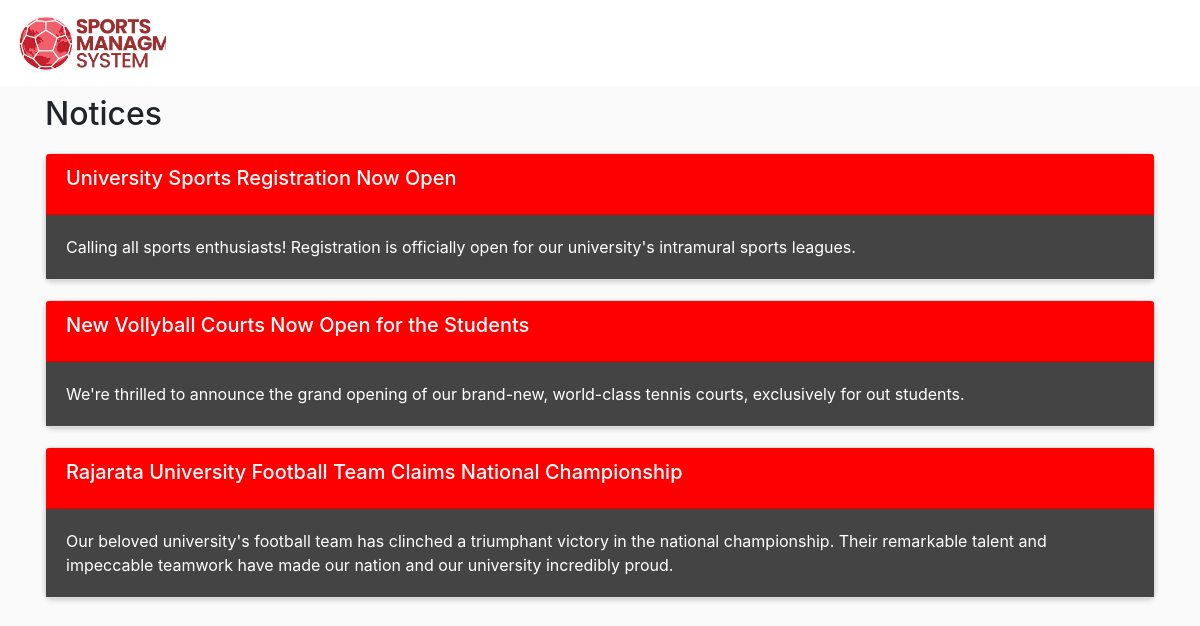
Screenshot of /Update/Sports/notices.php with the database file from the repository.
### tables this page shows
CREATE TABLE `news` (
  `id` int(11) NOT NULL,
  `important` tinyint(1) DEFAULT NULL,
  `newsTitle` text DEFAULT NULL,
  `newsBody` longtext DEFAULT NULL
);

### Update/Sports/notices.php (the view, shortened to what this page needs)
<!DOCTYPE html>
<html>
<head>
    <link rel="stylesheet" href="assets/css/style.css">
    <link rel="stylesheet" href="https://cdn.jsdelivr.net/npm/bootstrap@4.6.2/dist/css/bootstrap.min.css">
</head>
<body>
    <header>
        <nav class="navbar navbar-expand-md navbar-light">
            <a class="navbar-brand" href="index.php">
                <div class="logo"></div>
            </a>
        </nav>
    </header>
    <div class="container-fluid">
        <div class="container">
            <h2 >Notices</h2>
            <?php
            include 'db_config.php';
            $noticesQuery = "SELECT newsTitle, newsBody FROM news";
            $noticesResult = $conn->query($noticesQuery);
            while ($notice = $noticesResult->fetch_assoc()) {
                echo '<div class="card notice-card">';
                echo '<div class="card-header">';
                echo '<h5 class="card-title">' . $notice['newsTitle'] . '</h5>';
                echo '</div>';
                echo '<div class="card-body">';
                echo '<p class="card-text">' . $notice['newsBody'] . '</p>';
                echo '</div>';
                echo '</div>';
            }
            ?>
        </div>
    </div>
</body>
</html>

### Update/Sports/assets/css/style.css (style rules this page uses)
:root { --primary-bg-color: #db3725; --primary-title-color: #fed81b; --primary-text-color: #db3725; --slider-title-color: #fed81b; --slider-bg-color: #fed81b; }
html, body { margin: 0; padding: 0; border: none; box-sizing: border-box; font-family: "Open-sans", sans-serif; }
nav { margin: 0 auto; max-width: 1400px; }
header { background-color: #ffffff; }
.logo { width: 150px; height: 60px; background: url("../img/logo.jpg"); background-size: cover; }

### Update/Sports/notices.php (style rules this page uses)
.notice-card { margin: 20px 0; border: 1px solid #ddd; border-radius: 8px; box-shadow: 0 2px 5px rgba(0, 0, 0, 0.2); transition: transform 0.2s; }
.card-header { background-color: red; }
.card-title { color: #fff; }
.card-body { color: #fff; background-color: #444; }
.container-fluid { background-color: #fafafa; padding-bottom: 20px; padding-top: 20px; position: absolute; top:75px; bottom: 0; z-index: -99; }

### rows the page displays
news: newsTitle "University Sports Registration Now Open", newsBody "Calling all sports enthusiasts! Registration is officially open for our university's intramural sports leagues."
news: newsTitle "New Vollyball Courts Now Open for the Students", newsBody "We're thrilled to announce the grand opening of our brand-new, world-class tennis courts, exclusively for out students."
news: newsTitle "Rajarata University Football Team Claims National Championship", newsBody "Our beloved university's football team has clinched a triumphant victory in the national championship. Their remarkable talent and impeccable teamwork have made our nation and our university incredibly proud."
